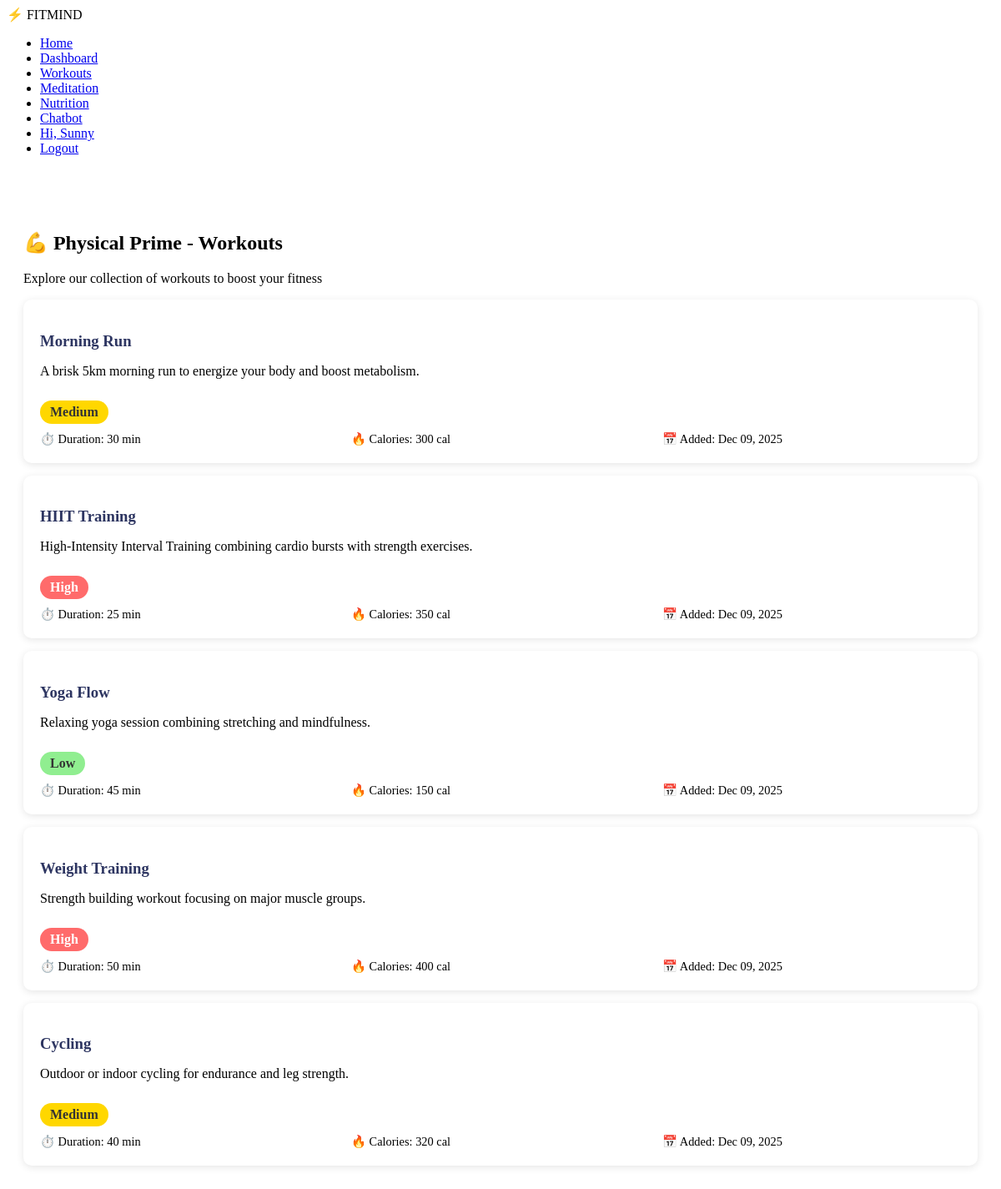
The page /workouts/ (signed in) on the database its author committed.
### maini/models.py (models this page shows, shortened)
class Workout(models.Model):
    INTENSITY_CHOICES = [
        ('low', 'Low'),
        ('medium', 'Medium'),
        ('high', 'High'),
    ]
    name = models.CharField(max_length=100)
    description = models.TextField()
    intensity = models.CharField(max_length=10, choices=INTENSITY_CHOICES)
    duration_minutes = models.IntegerField(validators=[MinValueValidator(1)])
    calories_burned = models.IntegerField(validators=[MinValueValidator(0)])
    image = models.ImageField(upload_to='workouts/', null=True, blank=True)
    created_at = models.DateTimeField(auto_now_add=True)
    updated_at = models.DateTimeField(auto_now=True)

### maini/views.py (the view)
# urls.py: path('workouts/', workouts, name='workouts'),
def workouts(request):
    workout_list = Workout.objects.all()
    return render(request, 'workouts.html', {'workouts': workout_list})

### maini/templates/workouts.html (shortened to what this page needs)
{% load static %}
<!DOCTYPE html>
<html lang="en">
<head>
    <link rel="stylesheet" href="{% static 'style.css' %}">
</head>
<body>
    <nav class="navbar">
        <div class="logo">
            <span>⚡</span> FITMIND
        </div>
        <ul class="nav-links">
            <li><a href="{% url 'first' %}">Home</a></li>
            <li><a href="{% url 'dashboard' %}">Dashboard</a></li>
            <li><a href="{% url 'workouts' %}">Workouts</a></li>
            <li><a href="{% url 'meditation' %}">Meditation</a></li>
            <li><a href="{% url 'nutrition' %}">Nutrition</a></li>
            <li><a href="{% url 'chatbot' %}">Chatbot</a></li>
            {% if request.user.is_authenticated %}
                <li><a href="#">Hi, {{ request.user.first_name|default:request.user.username }}</a></li>
                <li><a href="{% url 'logout' %}">Logout</a></li>
            {% else %}
                <li><a href="{% url 'login' %}">Login</a></li>
                <li><a href="{% url 'register' %}">Register</a></li>
            {% endif %}
        </ul>
    </nav>
    <section class="workouts-container">
        <h1>💪 Physical Prime - Workouts</h1>
        <p>Explore our collection of workouts to boost your fitness</p>
        {% if workouts %}
            {% for workout in workouts %}
                <div class="workout-card">
                    <h3>{{ workout.name }}</h3>
                    <p>{{ workout.description }}</p>
                    <span class="intensity-badge intensity-{{ workout.intensity }}">{{ workout.get_intensity_display }}</span>
                    <div class="workout-info">
                        <div>⏱️ Duration: {{ workout.duration_minutes }} min</div>
                        <div>🔥 Calories: {{ workout.calories_burned }} cal</div>
                        <div>📅 Added: {{ workout.created_at|date:"M d, Y" }}</div>
                    </div>
                </div>
            {% endfor %}
        {% else %}
            <p>No workouts available yet.</p>
        {% endif %}
    </section>
</body>
</html>

### maini/templates/workouts.html (style rules this page uses)
.workouts-container { max-width: 1200px; margin: 50px auto; padding: 20px; }
.workout-card { background: white; border-radius: 10px; padding: 20px; margin: 15px 0; box-shadow: 0 2px 10px rgba(0,0,0,0.1); }
.workout-card h3 { color: #2d3561; margin-bottom: 10px; }
.workout-info { display: grid; grid-template-columns: 1fr 1fr 1fr; gap: 15px; margin-top: 10px; font-size: 0.9em; }
.intensity-badge { display: inline-block; padding: 5px 12px; border-radius: 20px; font-weight: 600; margin-top: 10px; }
.intensity-low { background-color: #90EE90; color: #333; }
.intensity-medium { background-color: #FFD700; color: #333; }
.intensity-high { background-color: #FF6B6B; color: white; }

### rows shown on the page
Workout: name "Morning Run", description "A brisk 5km morning run to energize your body and boost metabolism.", intensity "Medium", duration_minutes "30", calories_burned "300", created_at "Dec 09, 2025"
Workout: name "HIIT Training", description "High-Intensity Interval Training combining cardio bursts with strength exercises.", intensity "High", duration_minutes "25", calories_burned "350", created_at "Dec 09, 2025"
Workout: name "Yoga Flow", description "Relaxing yoga session combining stretching and mindfulness.", intensity "Low", duration_minutes "45", calories_burned "150", created_at "Dec 09, 2025"
Workout: name "Weight Training", description "Strength building workout focusing on major muscle groups.", intensity "High", duration_minutes "50", calories_burned "400", created_at "Dec 09, 2025"
Workout: name "Cycling", description "Outdoor or indoor cycling for endurance and leg strength.", intensity "Medium", duration_minutes "40", calories_burned "320", created_at "Dec 09, 2025"

### other values the page prints
{{ request.user.first_name|default:request.user.username }} "Sunny"
